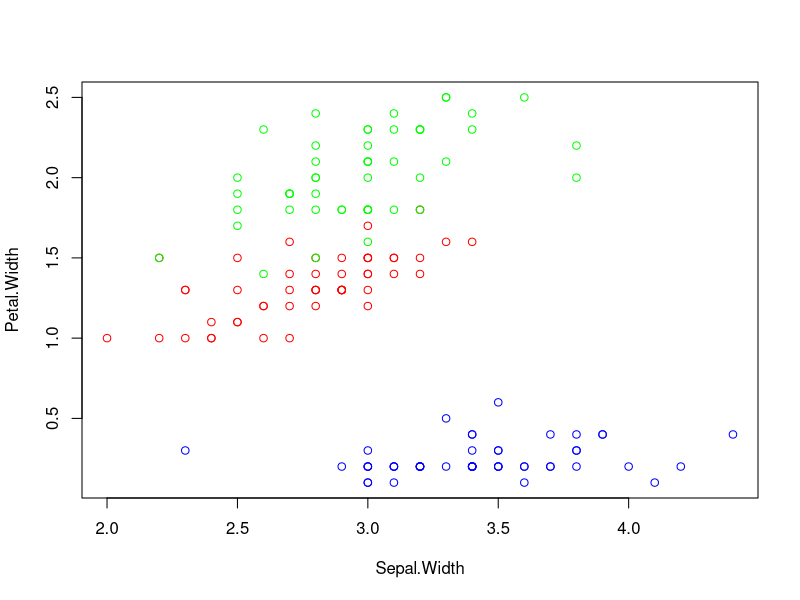
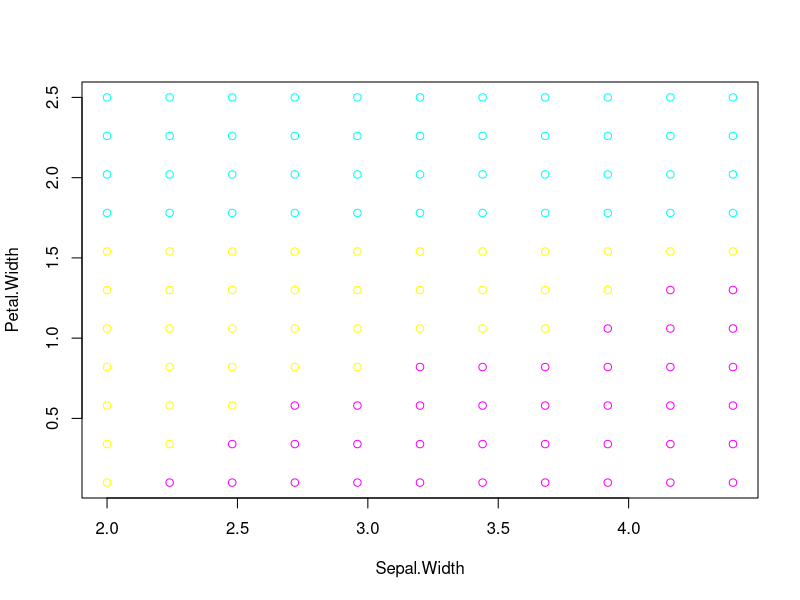

These charts were generated, in order, by the following R code:

head(iris)
col = c('blue','red','green')
plot(Petal.Width~Sepal.Width,data=iris,col=col[unclass(iris$Species)])

#train and test 
train.x = iris[,c('Sepal.Width','Petal.Width')]
train.y = iris$Species

k=7 #kNN
##################
#function for kNN#
##################
knn.classify = function(test.x , train.x,train.y , k){
  n = nrow(train.x)
  p=ncol(train.x)
  stopifnot(length(train.y)==n, length(test.x)==p)#verification
  d=rep(0,n)
  for(i in 1:n)
    d[i]=sqrt(sum((test.x-train.x[i,])^2))#distance
  o = order(d)
  nn=o[1:k]
  #train.y[nn]
  t=table(train.y[nn])
  return (names(which.max(t)))
}

# number of test points
m = 11

# grid of test points
sw.grid = seq(min(iris$Sepal.Width), max(iris$Sepal.Width), length = m)
pw.grid = seq(min(iris$Petal.Width), max(iris$Petal.Width), length = m)

# matrix to store the predicted classes
predicted_classes = matrix(NA, nrow = length(sw.grid), ncol = length(pw.grid))
# classify each point in the grid
# there will be 121 points if m =11

for (i in 1:length(sw.grid)) {
  for (j in 1:length(pw.grid)) {
    test_point = c(sw.grid[i], pw.grid[j])
    predicted_classes[i, j] = knn.classify(test_point, train.x, train.y, k)
  }
}
# Convert predicted classes to a data frame 
predicted_df = expand.grid(Sepal.Width = sw.grid, Petal.Width = pw.grid)
predicted_df$Species = as.factor(as.vector(predicted_classes))

head(predicted_df)
col=c('magenta','yellow','cyan')
plot(Petal.Width~Sepal.Width,data=predicted_df,col=col[unclass(predicted_df$Species)])


